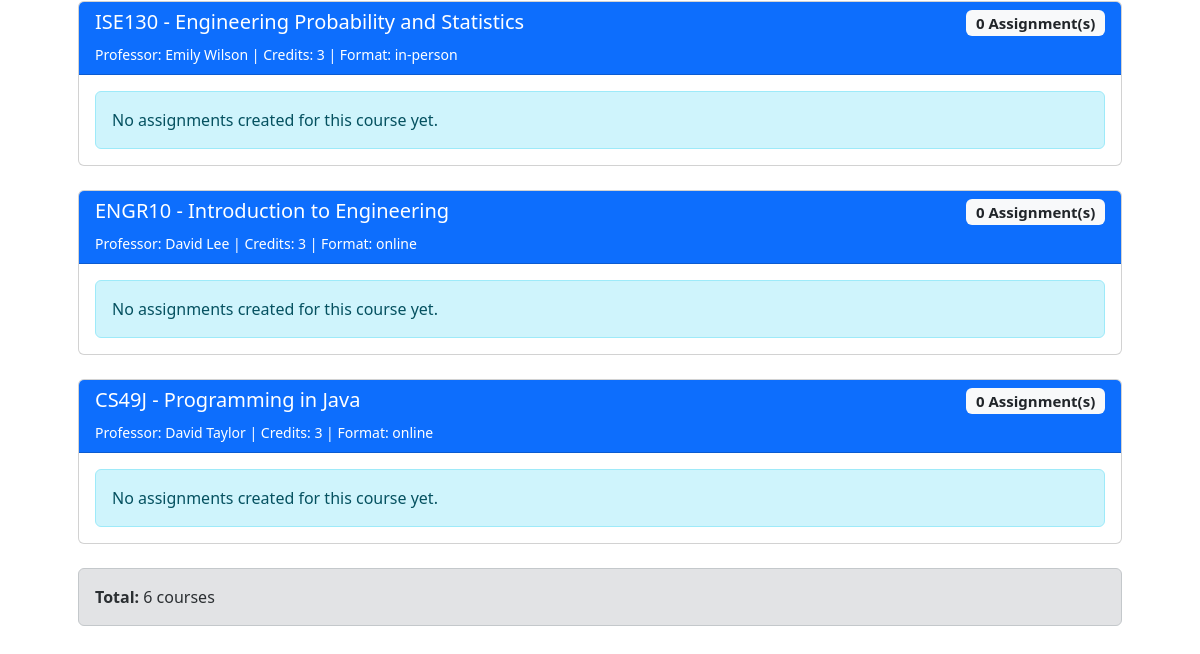
Before: /assignments/ (signed in, lower part) with the older database file.
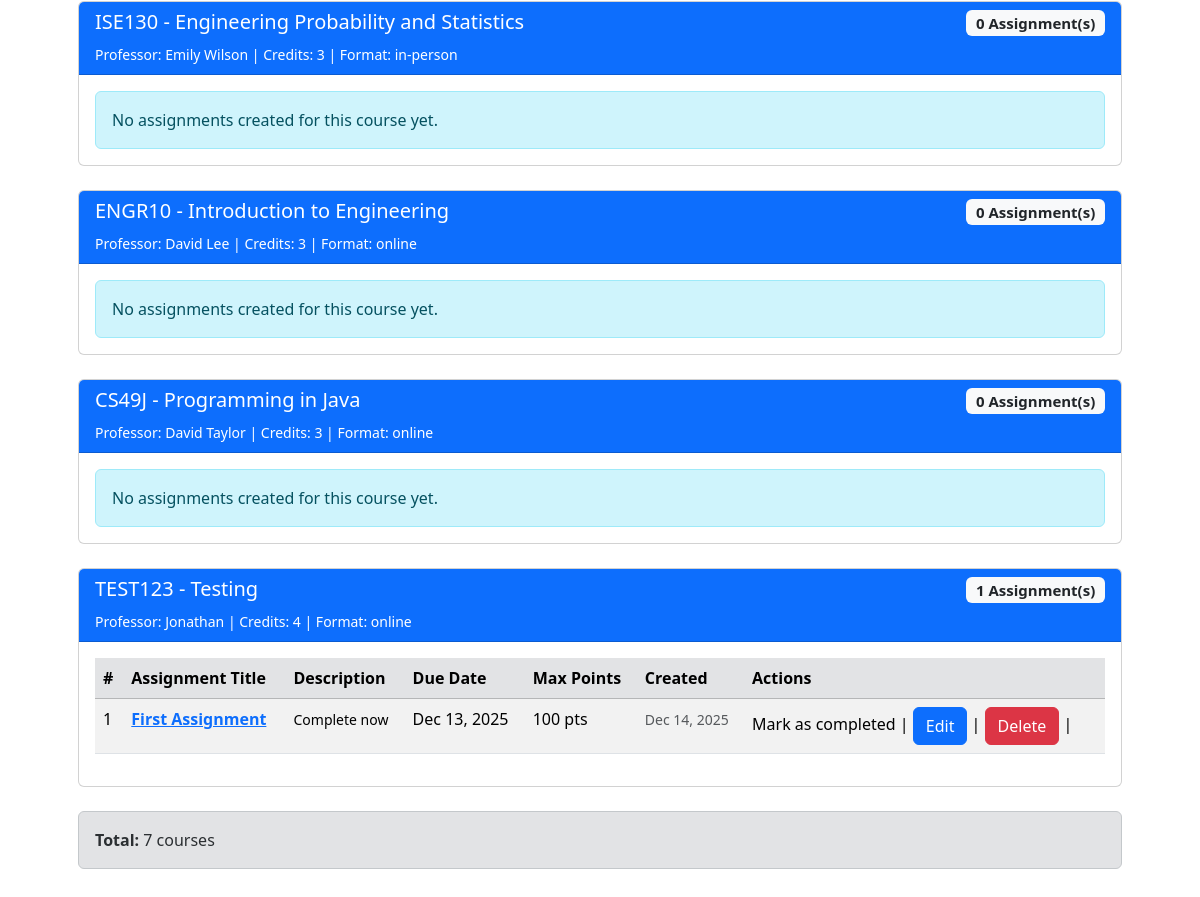
After: the same page with the newer database file.
### app/models.py (models this page shows, shortened)
class Course(db.Model):
    __tablename__ = 'courses'
    id = db.Column(db.Integer, primary_key=True)
    code = db.Column(db.String(32), unique=True, nullable=False)
    title = db.Column(db.String(128), nullable=False)
    description = db.Column(db.Text)
    credits = db.Column(db.Integer, nullable=False)  # number of units/credits
    professor = db.Column(db.String(128), nullable=True)
    professor_id = db.Column(db.Integer, db.ForeignKey('users.id'), nullable=True)
    professor_user = db.relationship(
        'User',
        foreign_keys=[professor_id],
        backref='created_courses'
    )
    availability = db.Column(db.Boolean, default=True)
    format = db.Column(db.String(32), default='online')
    max_students = db.Column(db.Integer)
    created_at = db.Column(db.DateTime, default=datetime.utcnow)
    enrollments_rel = db.relationship(
        'Enrollment',
        backref='course',
        lazy='dynamic',
        cascade='all,delete-orphan'
    )
    assignments = db.relationship(
        'Assignment',
        back_populates='course',
        lazy='dynamic',
        cascade='all,delete-orphan'
    )

class Assignment(db.Model):
    __tablename__ = "assignments"
    id = db.Column(db.Integer, primary_key=True)
    course_id = db.Column(db.Integer, db.ForeignKey('courses.id'), nullable=False)
    title = db.Column(db.String(200), nullable=False)
    description = db.Column(db.Text, nullable=False)
    due_date = db.Column(db.DateTime, default=datetime.utcnow)
    created_at = db.Column(db.DateTime, default=datetime.utcnow)
    max_points = db.Column(db.Integer, default=100)
    course = db.relationship('Course', back_populates='assignments')
    student_assignments = db.relationship(
        'StudentAssignment',
        back_populates='assignment',
        lazy='dynamic',
        cascade='all,delete-orphan'
    )

### app/assignments/routes.py (the view)
@assignments_bp.route('/')
@login_required
def index():
    all_courses = Course.query.all()
    courses_with_assignments = []
    for course in all_courses:
        assignments = course.assignments.all()
        courses_with_assignments.append({
            'course': course,
            'assignments': assignments,
            'assignment_count': len(assignments)
        })
    return render_template('assignments/assignments_list.html', courses_with_assignments=courses_with_assignments)

### app/__init__.py (called while the page is built)
@login_manager.user_loader
def load_user(user_id):
    return User.query.get(int(user_id))

### app/models.py (called while the page is built)
    @property
    def is_student(self):
        return self.role == self.ROLE_STUDENT

    @property
    def is_professor(self):
        return self.role == self.ROLE_PROFESSOR

### app/assignments/templates/assignments/assignments_list.html (shortened to what this page needs)
{% extends "base.html" %} {% block body %}
<div class="container mt-5">
  {% if courses_with_assignments %} {% for item in courses_with_assignments %}
  <div class="card mt-4">
    <div class="card-header bg-primary text-white">
      <h5>
        {{ item.course.code }} - {{ item.course.title }}
        <span class="badge bg-light text-dark float-end">
          {{ item.assignment_count }} Assignment(s)
        </span>
      </h5>
      <small>
        Professor: {{ item.course.professor }} | Credits: {{ item.course.credits
        }} | Format: {{ item.course.format }}
      </small>
    </div>
    <div class="card-body">
      {% if item.assignments %}
      <table class="table table-striped table-hover">
        <thead class="table-secondary">
          <tr>
            <th>#</th>
            <th>Assignment Title</th>
            <th>Description</th>
            <th>Due Date</th>
            <th>Max Points</th>
            <th>Created</th>
            <th>Actions</th>
          </tr>
        </thead>
        <tbody>
          {% for assignment in item.assignments %}
          <tr>
            <td>{{ loop.index }}</td>
            <td>
              <a
                href="{{ url_for('assignments.assignment_detail', assignment_id=assignment.id) }}"
                class="fw-bold"
                >{{ assignment.title }}</a
              >
            </td>
            <td>
              <small>
                {{ assignment.description[:80] }}
              </small>
            </td>
            <td>
              {% if assignment.due_date %} {{ assignment.due_date.strftime('%b
              %d, %Y') }} {% else %}
              <span class="text-muted">No due date</span>
              {% endif %}
            </td>
            <td>{{ assignment.max_points }} pts</td>
            <td>
              <small class="text-muted">
                {{ assignment.created_at.strftime('%b %d, %Y') }}
              </small>
            </td>
            <td>
              Mark as completed |
              <a class="btn btn-primary"
                href="{{ url_for('assignments.assignment_detail', assignment_id=assignment.id) }}"
              >
                Edit</a
              >
              |
             <form
              method="POST"
              action="{{ url_for('assignments.delete_assignment', assignment_id=assignment.id) }}"
              style="display: inline"
            >
              <button
                type="submit"
                class="btn btn-danger"
                onclick="return confirm('Are you sure you want to delete this assignment?')"
              >
                Delete
              </button>
            </form>
              |
            </td>
          </tr>
          {% endfor %}
        </tbody>
      </table>
      {% else %}
      <p class="alert alert-info mb-0">
         No assignments created for this course
        yet.
      </p>
      {% endif %}
    </div>
  </div>
  {% endfor %}
  <div class="mt-4 alert alert-secondary">
    <strong>Total:</strong> {{ courses_with_assignments|length }} courses
  </div>
  {% else %}
  <p class="alert alert-warning mt-3">No courses available in the system.</p>
  {% endif %}
</div>
{% endblock %}

Changed rows visible on the page:
added Course: course.code "TEST123", course "Testing", course.professor "Jonathan", course.credits "4", course.format "online"
added Assignment: title "First Assignment", description "Complete now", due_date "Dec 13, 2025", max_points "100", created_at "Dec 14, 2025"
Other visible differences:
{{ courses_with_assignments|length }}: "6" → "7"
new list line: "- 1 Assignment(s) Professor: | Credits: | Format: # Assignment Title Description Due Date Max Points Created Actions"
